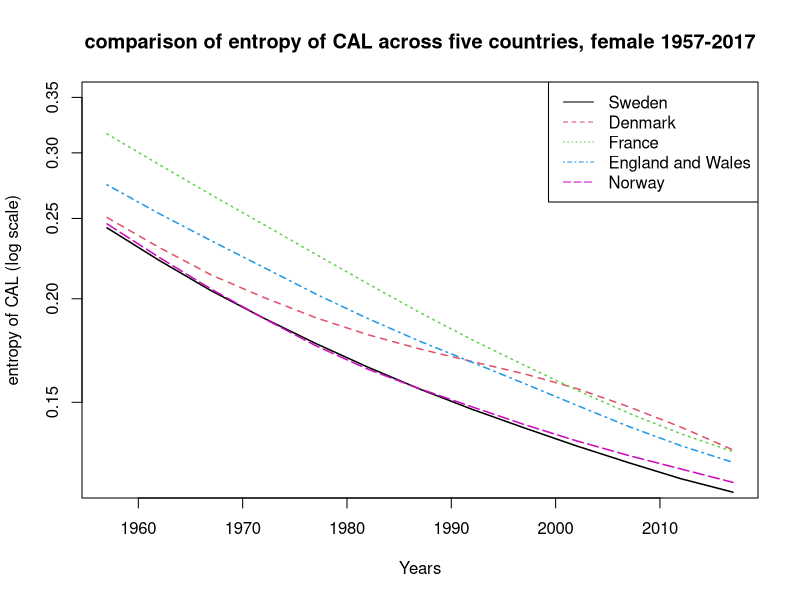
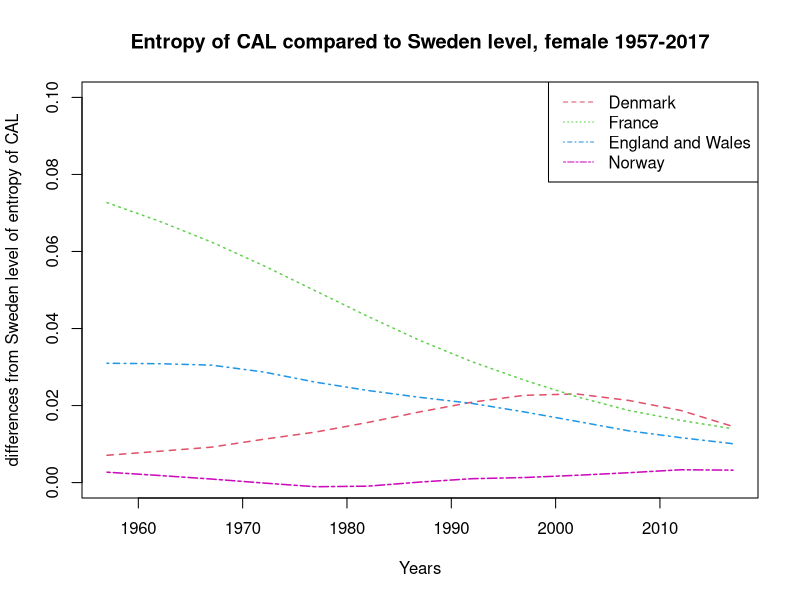

Reproduce these figures in R, in order.
#### Figure - entropy across time ####

SWE <- read.table("Output/HSWE.txt")
DNK <- read.table("Output/HDNK.txt")
FRA <- read.table("Output/HFRA.txt")
GBR <- read.table("Output/HGBR.txt")
NOR <- read.table("Output/HNOR.txt")
allH <- as.data.frame(cbind(SWE,DNK,FRA,GBR,NOR))
names(allH) <- c("SWE","DNK","FRA","GBR","NOR")
allH$Years <- c(seq(1957,2017,5))

windows(8,5)
plot(range(allH$Years),rev(c(0.12,0.35)),col = 0, xlab = "Years",ylab = "entropy of CAL (log scale)", log = "y")
lines(allH$Years,allH$SWE,col = 1,lty=1,lwd=1.5)
lines(allH$Years,allH$DNK,col = 2,lty=2,lwd=1.5)
lines(allH$Years,allH$FRA,col = 3,lty=3,lwd=1.5)
lines(allH$Years,allH$GBR,col = 4,lty=4,lwd=1.5)
lines(allH$Years,allH$NOR,col = 6,lty=5,lwd=1.5)
title("comparison of entropy of CAL across five countries, female 1957-2017")
legend("topright",c("Sweden","Denmark","France","England and Wales","Norway"),col = c(1,2,3,4,6),lty = c(1,2,3,4,5))


### SWEDEN as the benchmark # ----

diffDNK <- allH$DNK - allH$SWE
diffFRA <- allH$FRA - allH$SWE
diffGBR <- allH$GBR - allH$SWE
diffNOR <- allH$NOR - allH$SWE

### R graphics
diffH <- cbind(diffDNK,diffFRA,diffGBR,diffNOR)
diffH <- cbind(rep(allH$Years),diffH)
Years <- allH$Years

windows(8,5)
plot(Years,seq(0,0.1,length.out = 13),col = 0,ylab="differences from Sweden level of entropy of CAL")
lines(Years,diffDNK,col = 2,lty=2,lwd=1.5)
lines(Years,diffFRA,col = 3,lty=3,lwd=1.5)
lines(Years,diffGBR,col = 4,lty=4,lwd=1.5)
lines(Years,diffNOR,col = 6,lty=6,lwd=1.5)
legend("topright",c("Denmark","France","England and Wales","Norway"),col = c(2,3,4,6),lty = c(2,3,4,6))
title("Entropy of CAL compared to Sweden level, female 1957-2017")